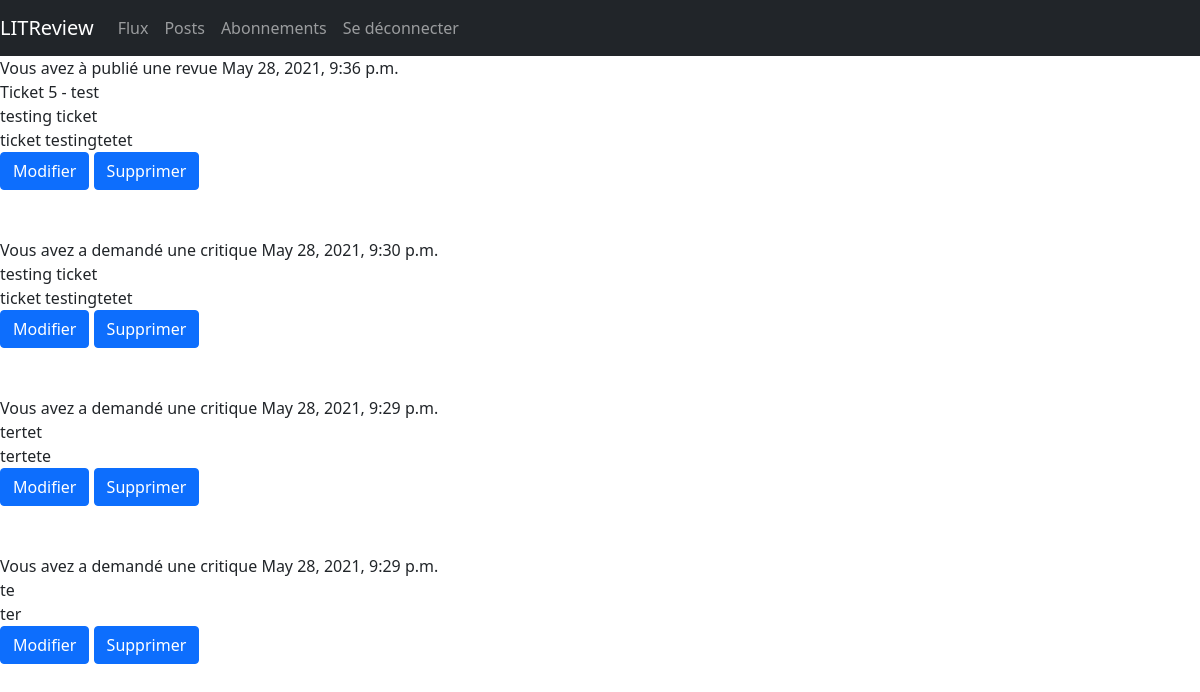
The app's page /posts (signed in), older data.
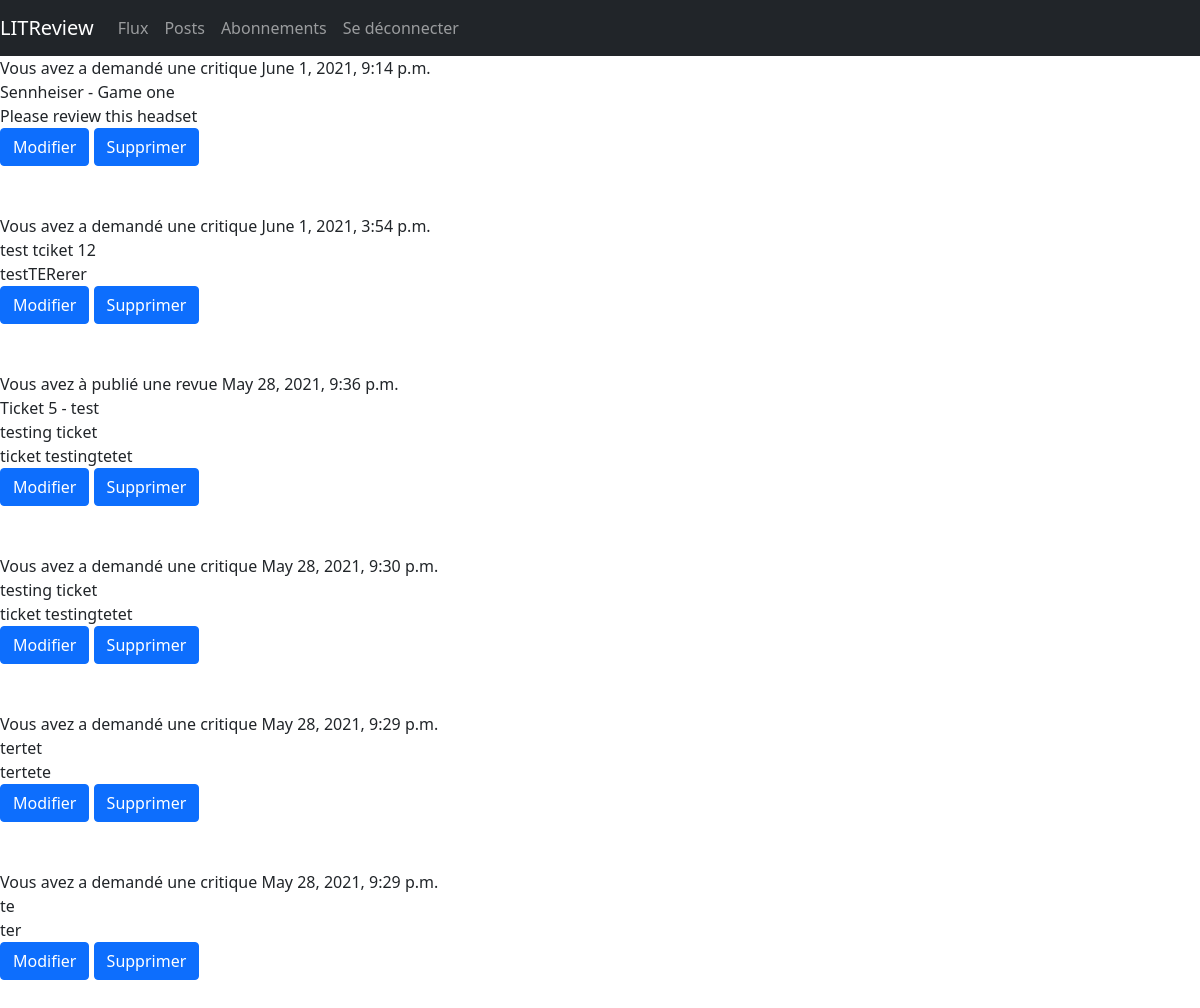
The same page, newer data.
### p9books/models.py (models this page shows)
class Review(models.Model):
    ticket = models.ForeignKey(to=Ticket, on_delete=models.CASCADE)
    rating = models.PositiveSmallIntegerField(
        validators=[MinValueValidator(0), MaxValueValidator(5)])
    headline = models.CharField(max_length=128)
    body = models.CharField(max_length=8192, blank=True)
    user = models.ForeignKey(
        to=settings.AUTH_USER_MODEL, on_delete=models.CASCADE)
    time_created = models.DateTimeField(auto_now_add=True)

class Ticket(models.Model):
    title = models.CharField(max_length=128)
    description = models.TextField(max_length=2048, blank=True)
    user = models.ForeignKey(to=settings.AUTH_USER_MODEL,
                             on_delete=models.CASCADE)
    image = models.ImageField(null=True, blank=True)
    time_created = models.DateTimeField(auto_now_add=True)

### p9books/views.py (the view)
# urls.py: path('posts', views.posts, name="posts"),
@login_required(login_url='login')
def posts(request):
    user = request.user
    tickets = Ticket.objects.filter(user=user.id)
    reviews = Review.objects.filter(user=user.id)
    combined = sorted(chain(tickets, reviews),
                      key=lambda instance: instance.time_created,
                      reverse=True)
    return render(request, 'posts.html', context={'objects': combined})

### p9books/templates/posts.html
{% extends "base.html" %}
{% block content %}
<div>
    {% for obj in objects %}
        {% if obj.title %}
            <span>
                Vous avez a demandé une critique {{obj.time_created}}<br>
                {{obj.title}}<br>
                {{obj.description}}<br>
                <a href="#" class="btn btn-primary">Modifier</a>
                <a href="#" class="btn btn-primary">Supprimer</a>
            </span><br><br><br>
        {% else %}
            <span>
                Vous avez à publié une revue {{obj.time_created}}<br>
                Ticket {{obj.ticket.id}} - {{obj.ticket.user}}<br>
                {{obj.ticket.title}}<br>
                {{obj.ticket.description}}<br>
                <a href="#" class="btn btn-primary">Modifier</a>
                <a href="#" class="btn btn-primary">Supprimer</a>
            </span><br><br><br>
        {% endif %}
    {% endfor %}
</div>
{% endblock %}

Row changes from the older to the newer data that the page shows:
added Ticket: time_created "June 1, 2021, 9:14 p.m.", title "Sennheiser - Game one", description "Please review this headset"
added Ticket: time_created "June 1, 2021, 3:54 p.m.", title "test tciket 12", description "testTERerer"
